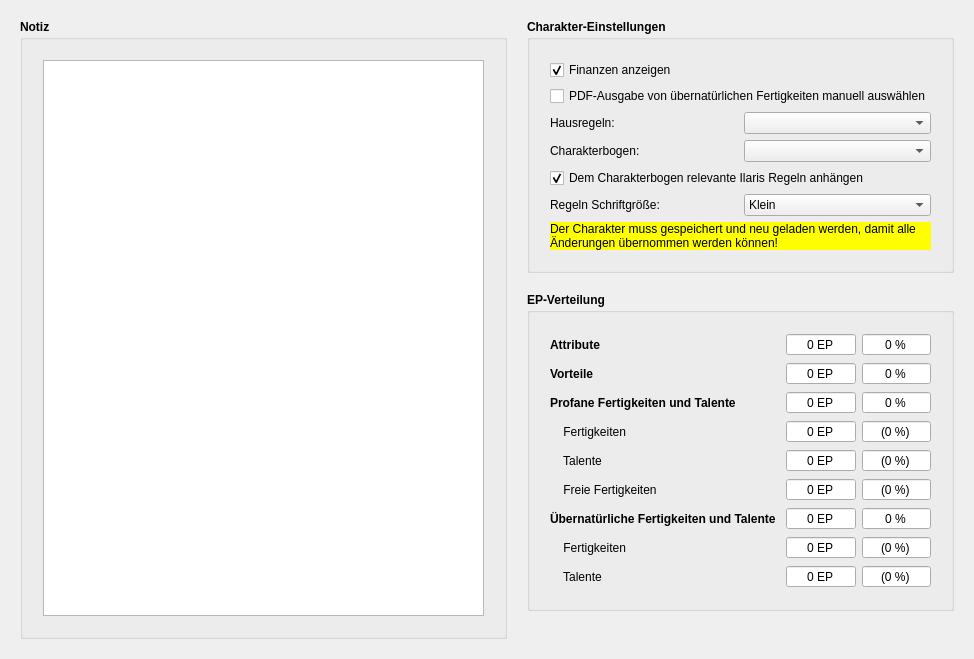
<?xml version="1.0" encoding="UTF-8"?>
<ui version="4.0">
 <class>Form</class>
 <widget class="QWidget" name="Form">
  <property name="geometry">
   <rect>
    <x>0</x>
    <y>0</y>
    <width>974</width>
    <height>659</height>
   </rect>
  </property>
  <property name="windowTitle">
   <string>Form</string>
  </property>
  <layout class="QGridLayout" name="gridLayout">
   <property name="leftMargin">
    <number>20</number>
   </property>
   <property name="topMargin">
    <number>20</number>
   </property>
   <property name="rightMargin">
    <number>20</number>
   </property>
   <property name="bottomMargin">
    <number>20</number>
   </property>
   <property name="horizontalSpacing">
    <number>20</number>
   </property>
   <property name="verticalSpacing">
    <number>10</number>
   </property>
   <item row="0" column="1">
    <layout class="QVBoxLayout" name="verticalLayout_4">
     <item>
      <widget class="QLabel" name="labelEinstellungen">
       <property name="font">
        <font>
         <weight>75</weight>
         <bold>true</bold>
        </font>
       </property>
       <property name="text">
        <string>Charakter-Einstellungen</string>
       </property>
      </widget>
     </item>
     <item>
      <widget class="QGroupBox" name="groupBox_3">
       <property name="title">
        <string/>
       </property>
       <layout class="QGridLayout" name="gridLayout_5">
        <property name="leftMargin">
         <number>20</number>
        </property>
        <property name="topMargin">
         <number>20</number>
        </property>
        <property name="rightMargin">
         <number>20</number>
        </property>
        <property name="bottomMargin">
         <number>20</number>
        </property>
        <item row="3" column="1">
         <widget class="QComboBox" name="comboHausregeln"/>
        </item>
        <item row="1" column="0" colspan="2">
         <widget class="QCheckBox" name="checkFinanzen">
          <property name="text">
           <string>Finanzen anzeigen</string>
          </property>
          <property name="checked">
           <bool>true</bool>
          </property>
         </widget>
        </item>
        <item row="7" column="0" colspan="2">
         <widget class="QCheckBox" name="checkRegeln">
          <property name="text">
           <string>Dem Charakterbogen relevante Ilaris Regeln anhängen</string>
          </property>
          <property name="checked">
           <bool>true</bool>
          </property>
          <property name="tristate">
           <bool>false</bool>
          </property>
         </widget>
        </item>
        <item row="8" column="1">
         <widget class="QComboBox" name="comboRegelnGroesse">
          <item>
           <property name="text">
            <string>Klein</string>
           </property>
          </item>
          <item>
           <property name="text">
            <string>Mittel</string>
           </property>
          </item>
          <item>
           <property name="text">
            <string>Groß</string>
           </property>
          </item>
         </widget>
        </item>
        <item row="5" column="1">
         <widget class="QComboBox" name="comboCharsheet"/>
        </item>
        <item row="3" column="0">
         <widget class="QLabel" name="label_5">
          <property name="text">
           <string>Hausregeln:</string>
          </property>
         </widget>
        </item>
        <item row="8" column="0">
         <widget class="QLabel" name="label_7">
          <property name="text">
           <string>Regeln Schriftgröße:</string>
          </property>
         </widget>
        </item>
        <item row="2" column="0" colspan="2">
         <widget class="QCheckBox" name="checkUeberPDF">
          <property name="text">
           <string>PDF-Ausgabe von übernatürlichen Fertigkeiten manuell auswählen</string>
          </property>
         </widget>
        </item>
        <item row="5" column="0">
         <widget class="QLabel" name="label_6">
          <property name="text">
           <string>Charakterbogen:</string>
          </property>
         </widget>
        </item>
        <item row="9" column="0" colspan="2">
         <widget class="QLabel" name="labelReload">
          <property name="styleSheet">
           <string notr="true">background-color: rgb(255, 255, 0); color: black;</string>
          </property>
          <property name="text">
           <string>Der Charakter muss gespeichert und neu geladen werden, damit alle Änderungen übernommen werden können!</string>
          </property>
          <property name="alignment">
           <set>Qt::AlignLeading|Qt::AlignLeft|Qt::AlignVCenter</set>
          </property>
          <property name="wordWrap">
           <bool>true</bool>
          </property>
         </widget>
        </item>
       </layout>
      </widget>
     </item>
     <item>
      <spacer name="verticalSpacer_2">
       <property name="orientation">
        <enum>Qt::Vertical</enum>
       </property>
       <property name="sizeType">
        <enum>QSizePolicy::Fixed</enum>
       </property>
       <property name="sizeHint" stdset="0">
        <size>
         <width>20</width>
         <height>20</height>
        </size>
       </property>
      </spacer>
     </item>
     <item>
      <widget class="QLabel" name="labelEP">
       <property name="font">
        <font>
         <weight>75</weight>
         <bold>true</bold>
        </font>
       </property>
       <property name="text">
        <string>EP-Verteilung</string>
       </property>
      </widget>
     </item>
     <item>
      <widget class="QGroupBox" name="groupBox_2">
       <property name="title">
        <string/>
       </property>
       <layout class="QGridLayout" name="gridLayout_4">
        <property name="leftMargin">
         <number>20</number>
        </property>
        <property name="topMargin">
         <number>20</number>
        </property>
        <property name="rightMargin">
         <number>20</number>
        </property>
        <property name="bottomMargin">
         <number>20</number>
        </property>
        <item row="0" column="0">
         <layout class="QGridLayout" name="gridLayout_2">
          <item row="3" column="1">
           <widget class="QSpinBox" name="spinFertigkeitenSpent">
            <property name="focusPolicy">
             <enum>Qt::NoFocus</enum>
            </property>
            <property name="alignment">
             <set>Qt::AlignCenter</set>
            </property>
            <property name="readOnly">
             <bool>true</bool>
            </property>
            <property name="buttonSymbols">
             <enum>QAbstractSpinBox::NoButtons</enum>
            </property>
            <property name="suffix">
             <string> EP</string>
            </property>
            <property name="maximum">
             <number>999999</number>
            </property>
           </widget>
          </item>
          <item row="6" column="2">
           <widget class="QSpinBox" name="spinUebernatuerlichPercent">
            <property name="focusPolicy">
             <enum>Qt::NoFocus</enum>
            </property>
            <property name="alignment">
             <set>Qt::AlignCenter</set>
            </property>
            <property name="readOnly">
             <bool>true</bool>
            </property>
            <property name="buttonSymbols">
             <enum>QAbstractSpinBox::NoButtons</enum>
            </property>
            <property name="suffix">
             <string> %</string>
            </property>
            <property name="maximum">
             <number>100</number>
            </property>
           </widget>
          </item>
          <item row="8" column="0">
           <widget class="QLabel" name="labelUeber3">
            <property name="minimumSize">
             <size>
              <width>230</width>
              <height>0</height>
             </size>
            </property>
            <property name="font">
             <font>
              <italic>false</italic>
             </font>
            </property>
            <property name="text">
             <string>    Talente</string>
            </property>
           </widget>
          </item>
          <item row="2" column="2">
           <widget class="QSpinBox" name="spinProfanPercent">
            <property name="focusPolicy">
             <enum>Qt::NoFocus</enum>
            </property>
            <property name="alignment">
             <set>Qt::AlignCenter</set>
            </property>
            <property name="readOnly">
             <bool>true</bool>
            </property>
            <property name="buttonSymbols">
             <enum>QAbstractSpinBox::NoButtons</enum>
            </property>
            <property name="suffix">
             <string> %</string>
            </property>
            <property name="maximum">
             <number>100</number>
            </property>
           </widget>
          </item>
          <item row="1" column="1">
           <widget class="QSpinBox" name="spinVorteileSpent">
            <property name="focusPolicy">
             <enum>Qt::NoFocus</enum>
            </property>
            <property name="alignment">
             <set>Qt::AlignCenter</set>
            </property>
            <property name="readOnly">
             <bool>true</bool>
            </property>
            <property name="buttonSymbols">
             <enum>QAbstractSpinBox::NoButtons</enum>
            </property>
            <property name="suffix">
             <string> EP</string>
            </property>
            <property name="maximum">
             <number>99999999</number>
            </property>
           </widget>
          </item>
          <item row="0" column="1">
           <widget class="QSpinBox" name="spinAttributeSpent">
            <property name="focusPolicy">
             <enum>Qt::NoFocus</enum>
            </property>
            <property name="alignment">
             <set>Qt::AlignCenter</set>
            </property>
            <property name="readOnly">
             <bool>true</bool>
            </property>
            <property name="buttonSymbols">
             <enum>QAbstractSpinBox::NoButtons</enum>
            </property>
            <property name="suffix">
             <string> EP</string>
            </property>
            <property name="maximum">
             <number>99999999</number>
            </property>
           </widget>
          </item>
          <item row="8" column="1">
           <widget class="QSpinBox" name="spinUeberTalenteSpent">
            <property name="focusPolicy">
             <enum>Qt::NoFocus</enum>
            </property>
            <property name="alignment">
             <set>Qt::AlignCenter</set>
            </property>
            <property name="readOnly">
             <bool>true</bool>
            </property>
            <property name="buttonSymbols">
             <enum>QAbstractSpinBox::NoButtons</enum>
            </property>
            <property name="suffix">
             <string> EP</string>
            </property>
            <property name="maximum">
             <number>999999</number>
            </property>
           </widget>
          </item>
          <item row="5" column="1">
           <widget class="QSpinBox" name="spinFreieSpent">
            <property name="focusPolicy">
             <enum>Qt::NoFocus</enum>
            </property>
            <property name="alignment">
             <set>Qt::AlignCenter</set>
            </property>
            <property name="readOnly">
             <bool>true</bool>
            </property>
            <property name="buttonSymbols">
             <enum>QAbstractSpinBox::NoButtons</enum>
            </property>
            <property name="suffix">
             <string> EP</string>
            </property>
            <property name="maximum">
             <number>999999</number>
            </property>
           </widget>
          </item>
          <item row="7" column="2">
           <widget class="QSpinBox" name="spinUeberFertigkeitenPercent">
            <property name="focusPolicy">
             <enum>Qt::NoFocus</enum>
            </property>
            <property name="alignment">
             <set>Qt::AlignCenter</set>
            </property>
            <property name="readOnly">
             <bool>true</bool>
            </property>
            <property name="buttonSymbols">
             <enum>QAbstractSpinBox::NoButtons</enum>
            </property>
            <property name="suffix">
             <string> %)</string>
            </property>
            <property name="prefix">
             <string>(</string>
            </property>
            <property name="maximum">
             <number>100</number>
            </property>
           </widget>
          </item>
          <item row="1" column="0">
           <widget class="QLabel" name="label_2">
            <property name="minimumSize">
             <size>
              <width>230</width>
              <height>0</height>
             </size>
            </property>
            <property name="font">
             <font>
              <weight>75</weight>
              <bold>true</bold>
             </font>
            </property>
            <property name="text">
             <string>Vorteile</string>
            </property>
           </widget>
          </item>
          <item row="0" column="2">
           <widget class="QSpinBox" name="spinAttributePercent">
            <property name="focusPolicy">
             <enum>Qt::NoFocus</enum>
            </property>
            <property name="alignment">
             <set>Qt::AlignCenter</set>
            </property>
            <property name="readOnly">
             <bool>true</bool>
            </property>
            <property name="buttonSymbols">
             <enum>QAbstractSpinBox::NoButtons</enum>
            </property>
            <property name="suffix">
             <string> %</string>
            </property>
            <property name="maximum">
             <number>100</number>
            </property>
           </widget>
          </item>
          <item row="8" column="2">
           <widget class="QSpinBox" name="spinUeberTalentePercent">
            <property name="focusPolicy">
             <enum>Qt::NoFocus</enum>
            </property>
            <property name="alignment">
             <set>Qt::AlignCenter</set>
            </property>
            <property name="readOnly">
             <bool>true</bool>
            </property>
            <property name="buttonSymbols">
             <enum>QAbstractSpinBox::NoButtons</enum>
            </property>
            <property name="suffix">
             <string> %)</string>
            </property>
            <property name="prefix">
             <string>(</string>
            </property>
            <property name="maximum">
             <number>100</number>
            </property>
           </widget>
          </item>
          <item row="6" column="0">
           <widget class="QLabel" name="labelUeber1">
            <property name="minimumSize">
             <size>
              <width>230</width>
              <height>0</height>
             </size>
            </property>
            <property name="font">
             <font>
              <weight>75</weight>
              <bold>true</bold>
             </font>
            </property>
            <property name="text">
             <string>Übernatürliche Fertigkeiten und Talente</string>
            </property>
           </widget>
          </item>
          <item row="5" column="0">
           <widget class="QLabel" name="label_4">
            <property name="minimumSize">
             <size>
              <width>230</width>
              <height>0</height>
             </size>
            </property>
            <property name="font">
             <font>
              <italic>false</italic>
             </font>
            </property>
            <property name="text">
             <string>    Freie Fertigkeiten</string>
            </property>
           </widget>
          </item>
          <item row="6" column="1">
           <widget class="QSpinBox" name="spinUebernatuerlichSpent">
            <property name="focusPolicy">
             <enum>Qt::NoFocus</enum>
            </property>
            <property name="alignment">
             <set>Qt::AlignCenter</set>
            </property>
            <property name="readOnly">
             <bool>true</bool>
            </property>
            <property name="buttonSymbols">
             <enum>QAbstractSpinBox::NoButtons</enum>
            </property>
            <property name="suffix">
             <string> EP</string>
            </property>
            <property name="maximum">
             <number>999999</number>
            </property>
           </widget>
          </item>
          <item row="7" column="1">
           <widget class="QSpinBox" name="spinUeberFertigkeitenSpent">
            <property name="focusPolicy">
             <enum>Qt::NoFocus</enum>
            </property>
            <property name="alignment">
             <set>Qt::AlignCenter</set>
            </property>
            <property name="readOnly">
             <bool>true</bool>
            </property>
            <property name="buttonSymbols">
             <enum>QAbstractSpinBox::NoButtons</enum>
            </property>
            <property name="suffix">
             <string> EP</string>
            </property>
            <property name="maximum">
             <number>999999</number>
            </property>
           </widget>
          </item>
          <item row="5" column="2">
           <widget class="QSpinBox" name="spinFreiePercent">
            <property name="focusPolicy">
             <enum>Qt::NoFocus</enum>
            </property>
            <property name="alignment">
             <set>Qt::AlignCenter</set>
            </property>
            <property name="readOnly">
             <bool>true</bool>
            </property>
            <property name="buttonSymbols">
             <enum>QAbstractSpinBox::NoButtons</enum>
            </property>
            <property name="suffix">
             <string> %)</string>
            </property>
            <property name="prefix">
             <string>(</string>
            </property>
            <property name="maximum">
             <number>100</number>
            </property>
           </widget>
          </item>
          <item row="3" column="2">
           <widget class="QSpinBox" name="spinFertigkeitenPercent">
            <property name="focusPolicy">
             <enum>Qt::NoFocus</enum>
            </property>
            <property name="alignment">
             <set>Qt::AlignCenter</set>
            </property>
            <property name="readOnly">
             <bool>true</bool>
            </property>
            <property name="buttonSymbols">
             <enum>QAbstractSpinBox::NoButtons</enum>
            </property>
            <property name="suffix">
             <string> %)</string>
            </property>
            <property name="prefix">
             <string>(</string>
            </property>
            <property name="maximum">
             <number>100</number>
            </property>
           </widget>
          </item>
          <item row="4" column="2">
           <widget class="QSpinBox" name="spinTalentePercent">
            <property name="focusPolicy">
             <enum>Qt::NoFocus</enum>
            </property>
            <property name="alignment">
             <set>Qt::AlignCenter</set>
            </property>
            <property name="readOnly">
             <bool>true</bool>
            </property>
            <property name="buttonSymbols">
             <enum>QAbstractSpinBox::NoButtons</enum>
            </property>
            <property name="suffix">
             <string> %)</string>
            </property>
            <property name="prefix">
             <string>(</string>
            </property>
            <property name="maximum">
             <number>100</number>
            </property>
           </widget>
          </item>
          <item row="2" column="1">
           <widget class="QSpinBox" name="spinProfanSpent">
            <property name="focusPolicy">
             <enum>Qt::NoFocus</enum>
            </property>
            <property name="alignment">
             <set>Qt::AlignCenter</set>
            </property>
            <property name="readOnly">
             <bool>true</bool>
            </property>
            <property name="buttonSymbols">
             <enum>QAbstractSpinBox::NoButtons</enum>
            </property>
            <property name="suffix">
             <string> EP</string>
            </property>
            <property name="maximum">
             <number>999999</number>
            </property>
           </widget>
          </item>
          <item row="0" column="0">
           <widget class="QLabel" name="label">
            <property name="minimumSize">
             <size>
              <width>230</width>
              <height>0</height>
             </size>
            </property>
            <property name="font">
             <font>
              <weight>75</weight>
              <bold>true</bold>
             </font>
            </property>
            <property name="text">
             <string>Attribute</string>
            </property>
           </widget>
          </item>
          <item row="4" column="0">
           <widget class="QLabel" name="label_9">
            <property name="minimumSize">
             <size>
              <width>230</width>
              <height>0</height>
             </size>
            </property>
            <property name="font">
             <font>
              <italic>false</italic>
             </font>
            </property>
            <property name="text">
             <string>    Talente</string>
            </property>
           </widget>
          </item>
          <item row="7" column="0">
           <widget class="QLabel" name="labelUeber2">
            <property name="minimumSize">
             <size>
              <width>230</width>
              <height>0</height>
             </size>
            </property>
            <property name="font">
             <font>
              <italic>false</italic>
             </font>
            </property>
            <property name="text">
             <string>    Fertigkeiten</string>
            </property>
           </widget>
          </item>
          <item row="3" column="0">
           <widget class="QLabel" name="label_8">
            <property name="minimumSize">
             <size>
              <width>230</width>
              <height>0</height>
             </size>
            </property>
            <property name="font">
             <font>
              <italic>false</italic>
             </font>
            </property>
            <property name="text">
             <string>    Fertigkeiten</string>
            </property>
           </widget>
          </item>
          <item row="2" column="0">
           <widget class="QLabel" name="label_3">
            <property name="minimumSize">
             <size>
              <width>230</width>
              <height>0</height>
             </size>
            </property>
            <property name="font">
             <font>
              <weight>75</weight>
              <bold>true</bold>
             </font>
            </property>
            <property name="text">
             <string>Profane Fertigkeiten und Talente</string>
            </property>
           </widget>
          </item>
          <item row="4" column="1">
           <widget class="QSpinBox" name="spinTalenteSpent">
            <property name="focusPolicy">
             <enum>Qt::NoFocus</enum>
            </property>
            <property name="alignment">
             <set>Qt::AlignCenter</set>
            </property>
            <property name="readOnly">
             <bool>true</bool>
            </property>
            <property name="buttonSymbols">
             <enum>QAbstractSpinBox::NoButtons</enum>
            </property>
            <property name="suffix">
             <string> EP</string>
            </property>
            <property name="maximum">
             <number>999999</number>
            </property>
           </widget>
          </item>
          <item row="1" column="2">
           <widget class="QSpinBox" name="spinVorteilePercent">
            <property name="focusPolicy">
             <enum>Qt::NoFocus</enum>
            </property>
            <property name="alignment">
             <set>Qt::AlignCenter</set>
            </property>
            <property name="readOnly">
             <bool>true</bool>
            </property>
            <property name="buttonSymbols">
             <enum>QAbstractSpinBox::NoButtons</enum>
            </property>
            <property name="suffix">
             <string> %</string>
            </property>
            <property name="maximum">
             <number>100</number>
            </property>
           </widget>
          </item>
         </layout>
        </item>
       </layout>
      </widget>
     </item>
     <item>
      <spacer name="verticalSpacer">
       <property name="orientation">
        <enum>Qt::Vertical</enum>
       </property>
       <property name="sizeHint" stdset="0">
        <size>
         <width>20</width>
         <height>40</height>
        </size>
       </property>
      </spacer>
     </item>
    </layout>
   </item>
   <item row="0" column="0">
    <layout class="QVBoxLayout" name="verticalLayout_3">
     <item>
      <widget class="QLabel" name="labelNotiz">
       <property name="font">
        <font>
         <weight>75</weight>
         <bold>true</bold>
        </font>
       </property>
       <property name="text">
        <string>Notiz</string>
       </property>
      </widget>
     </item>
     <item>
      <widget class="QGroupBox" name="groupBox">
       <property name="title">
        <string/>
       </property>
       <layout class="QGridLayout" name="gridLayout_3">
        <property name="leftMargin">
         <number>20</number>
        </property>
        <property name="topMargin">
         <number>20</number>
        </property>
        <property name="rightMargin">
         <number>20</number>
        </property>
        <property name="bottomMargin">
         <number>20</number>
        </property>
        <item row="0" column="0">
         <widget class="QPlainTextEdit" name="teNotiz">
          <property name="plainText">
           <string/>
          </property>
         </widget>
        </item>
       </layout>
      </widget>
     </item>
    </layout>
   </item>
  </layout>
 </widget>
 <resources/>
 <connections/>
</ui>
